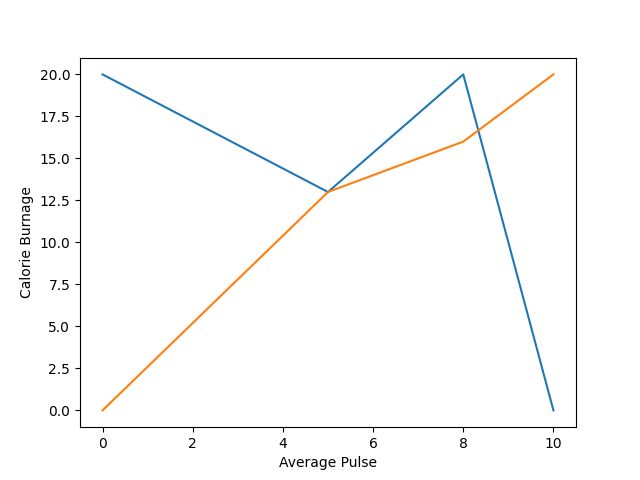

Python code for this plot:
import matplotlib.pyplot as mp
import numpy as np
mp.plot(np.array([0,5,8,10]),np.array([20,13,20,0]),np.array([0,5,8,10]),np.array([0,13,16,20]))

mp.xlabel("Average Pulse")
mp.ylabel("Calorie Burnage")
mp.show()
